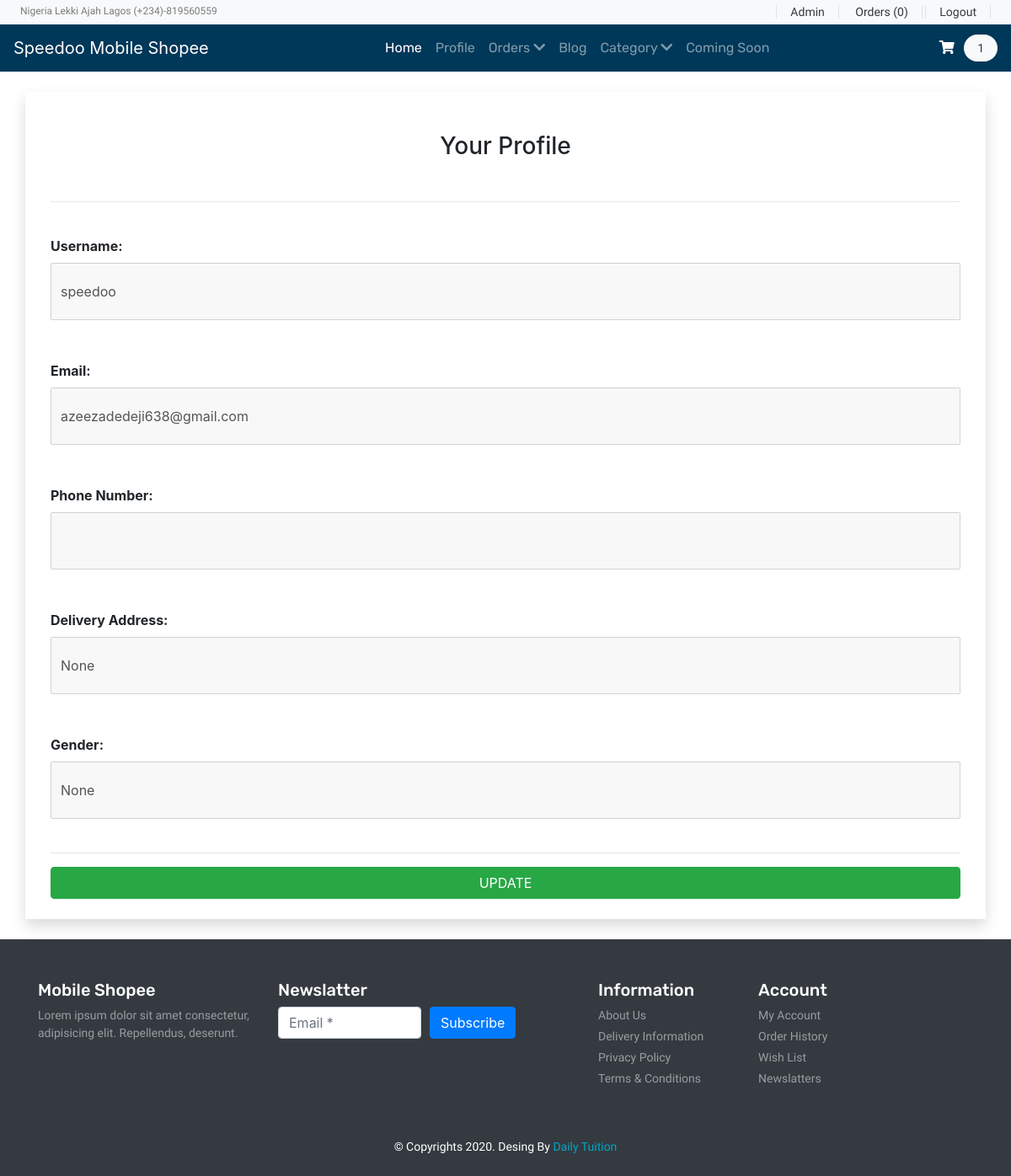
The app's page /your_profile/ (signed in), older data.
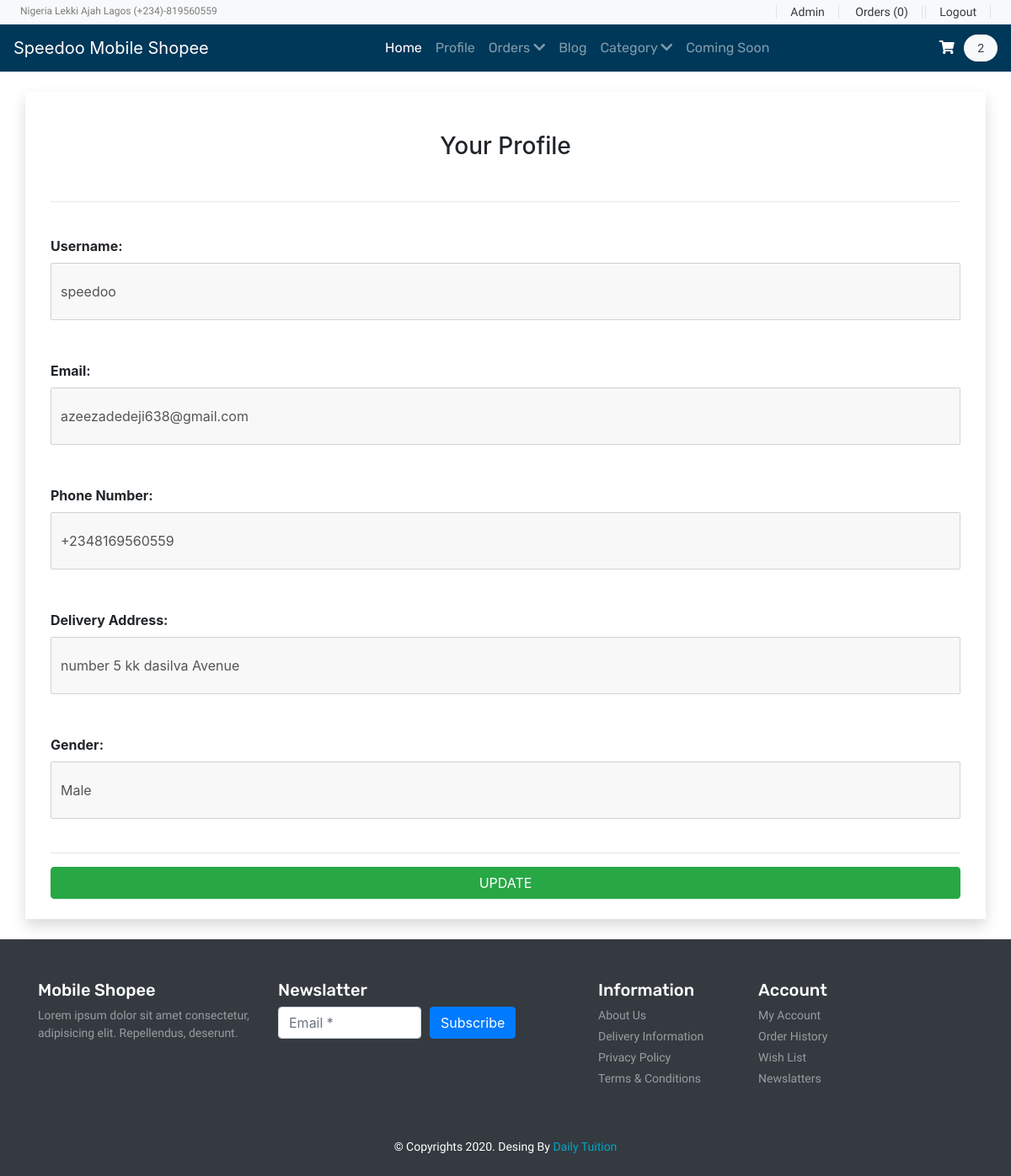
The same page, newer data.
### base/models.py (models this page shows)
class User(AbstractUser):
    CHOICES = (
        ('male', 'Male'),
        ('female', 'Female'),
        ('other', 'Others'),
    )
    email = models.EmailField(unique=True)
    phone = models.CharField(max_length=20)
    username = models.CharField(max_length=200)
    gender = models.CharField(max_length=50, null=True, choices=CHOICES)
    image = models.ImageField(blank=True, null=True, )
    address = models.CharField(max_length=5000, blank=True, null=True, )
    about_me = RichTextUploadingField(blank=True, null=True, )
    USERNAME_FIELD = 'email'
    REQUIRED_FIELDS = ['username']

### base/views.py (the view)
# urls.py: path('your_profile/', views.profile, name='profile'),
@login_required(login_url='base:login')
def profile(request):
    list_cart = request.user.cart_set.all().count
    pro = User.objects.get(email=request.user)
    context = {'profile': pro, 'cart_total': list_cart}
    return render(request, 'base/profile.html', context)

### base/templates/base/profile.html (shortened to what this page needs)
{% extends 'base/navbar.html'%}
{% block body%}
<br>
          <div class="container  airtime-color shadow">
            <form action="" autocomplete="off" method="post">
              <div class="container">
                <h3 class="text-center pt-5">Your Profile</h3><br>
                <hr><br>
                <label ><b>Username:</b></label><br>
                <input type="text" disabled class="w-100" style="padding:20px 10px;" autocomplete="off" placeholder="Enter your Username" name="username" id="username"  value="{{profile.username}}" required><br>
                <label class="pt-5"><b>Email:</b></label><br>
                <input type="email" disabled class="w-100" style="padding:20px 10px;" autocomplete="off" placeholder="Enter your Email Address" name="email" id="email" value="{{profile.email}}"  required><br>
                   <label class="pt-5"><b>Phone Number:</b></label><br>
                <input type="tel" disabled class="w-100" style="padding:20px 10px;" autocomplete="off" placeholder="" name="number" id="phone"  value="{{profile.phone}}" required><br>
                 <label class="pt-5"><b>Delivery Address:</b></label><br>
                <input type="tel" disabled class="w-100" style="padding:20px 10px;" autocomplete="off" placeholder="" name="number" id="address"  value="{{profile.address}}" required><br>
                 <label class="pt-5"><b>Gender:</b></label><br>
                <input type="tel" disabled class="w-100" style="padding:20px 10px;" autocomplete="off" placeholder="" name="number" id="gender"  value="{{profile.gender}}" required><br>
                 <br/>
                <hr>
                <a href="{% url 'base:updateprofile'%}" class="w-100 btn btn-success">UPDATE</a>
              </div>
            </form><br/>
          </div>
<br>
{%endblock%}

### base/templates/base/navbar.html (shortened to what the changed rows need)
<!DOCTYPE html>
<html lang="en">
<head>
    {% load static%}
    {% load humanize %}
    <link rel="stylesheet" href="https://stackpath.bootstrapcdn.com/bootstrap/4.4.1/css/bootstrap.min.css">
    <link rel="stylesheet" href="https://cdnjs.cloudflare.com/ajax/libs/OwlCarousel2/2.3.4/assets/owl.carousel.min.css" />
    <link rel="stylesheet" href="https://cdnjs.cloudflare.com/ajax/libs/OwlCarousel2/2.3.4/assets/owl.theme.default.min.css" />
    <link rel="stylesheet" href="https://cdnjs.cloudflare.com/ajax/libs/font-awesome/5.13.0/css/all.min.css" />
    <link rel="stylesheet" href="{% static 'base/css/style.css'%}">
</head>
<body>
        <header id="header">
            <nav class="navbar navbar-expand-lg navbar-dark color-primary-bg">
                <div class="collapse navbar-collapse" id="navbarNav">
                  <form action="#" class="font-size-14 font-rale">
                      <a href="{% url 'base:cart' %}" class="py-2 rounded-pill color-primary-bg">
                        <span class="font-size-16 px-2 text-white"><i class="fas fa-shopping-cart"></i></span>
                        <span class="px-3 py-2 rounded-pill text-dark bg-light">{{cart_total}}</span>
                      </a>
                  </form>
                </div>
              </nav>
        </header>
  {%block body%}
  {%endblock%}
</body>
</html>
</body>
</html>

Row changes from the older to the newer data that the page shows:
changed User "speedoo": id "1" → "2"; number (not shown) → "+2348169560559"; number "None" → "number 5 kk dasilva Avenue"; number "None" → "Male"
